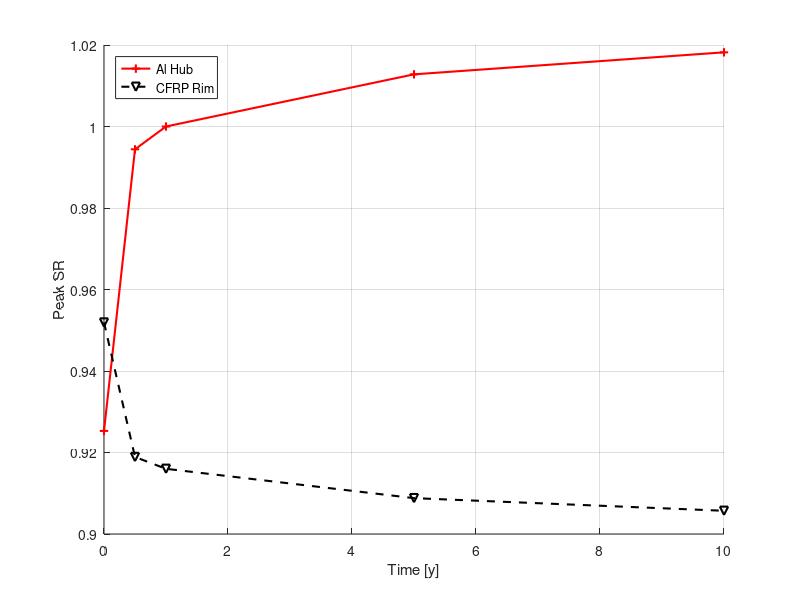

MATLAB code for this plot: (Note: this script raises an error after producing the figure.)
t = [0, 0.5, 1, 5, 10];
inter = [32.90, 26.63, 26.13, 24.98, 24.48];
rad_peak = [73.83, 71.36, 71.13, 70.60, 70.36];
circ_peak = [1148.5, 1103.8, 1099.99, 1091.04, 1082.15];

al_sr = [.9253, .9944, 1.000, 1.0128, 1.0182];
cfrp_sr = [.9519, .9189, .9160, .9088, .9057];

dinter = (1 - inter./inter(1))*100;
drad_peak = (1 - rad_peak./rad_peak(1))*100;
dcirc_peak = (1 - circ_peak./circ_peak(1))*100;

dal = (1 - al_sr./al_sr(1))*100;
dcfrp = (1 - cfrp_sr./cfrp_sr(1))*100;

% figure(), hold on
% plot(t, dinter, 'o-', 'Linewidth', 1.5)
% plot(t, drad_peak, '*--', 'Linewidth', 1.5)
% plot(t, dcirc_peak, '^-.', 'Linewidth', 1.5)
% 
% legend({'Interficial str', 'Peak Radial Str', 'Peak Circ. Str'}, 'Location', 'northwest')
% xlabel('Time [y]')
% ylabel('% Change')
% grid on
% set(gca, 'Fontsize', 12)

figure(), hold on
plot(t, al_sr, 'r+-', 'Linewidth', 1.5)
plot(t, cfrp_sr, 'kv--', 'Linewidth', 1.5)
legend({'Al Hub', 'CFRP Rim'}, 'Location', 'northwest')
xlabel('Time [y]')
ylabel('Peak SR')
grid on
set(gcs, 'Fontsize', 12)